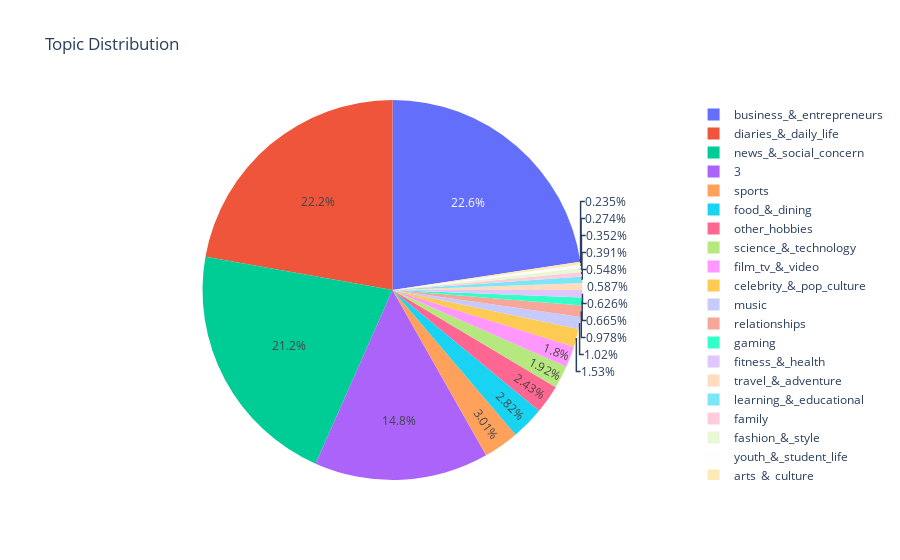

Write notebook code for a chart like this one.
### Code cell
import plotly.express as px
import kaleido

df['individual_topics'] = df['topics'].str.split(';')
df_expanded = df.explode('individual_topics')
topic_counts = df_expanded['individual_topics'].value_counts()
fig = px.pie(topic_counts, names=topic_counts.index, values=topic_counts.values, title='Topic Distribution')
fig.show()

### Figure 1 — Plotly figure (JSON) as saved in the notebook; plotly's stock layout.template omitted (floating-point values rounded to 4 significant figures)
{"data": [{"domain": {"x": [0, 1], "y": [0, 1]}, "hovertemplate": "individual_topics=%{label}<br>value=%{value}<extra></extra>", "labels": ["business_&_entrepreneurs", "diaries_&_daily_life", "news_&_social_concern", "", "sports", "food_&_dining", "other_hobbies", "science_&_technology", "film_tv_&_video", "celebrity_&_pop_culture", "music", "relationships", "gaming", "fitness_&_health", "travel_&_adventure", "learning_&_educational", "family", "fashion_&_style", "youth_&_student_life", "arts_&_culture"], "legendgroup": "", "name": "", "showlegend": true, "type": "pie", "values": [578, 567, 541, 379, 77, 72, 62, 49, 46, 39, 26, 25, 17, 16, 15, 14, 10, 9, 7, 6]}], "layout": {"legend": {"tracegroupgap": 0}, "title": {"text": "Topic Distribution"}}}
